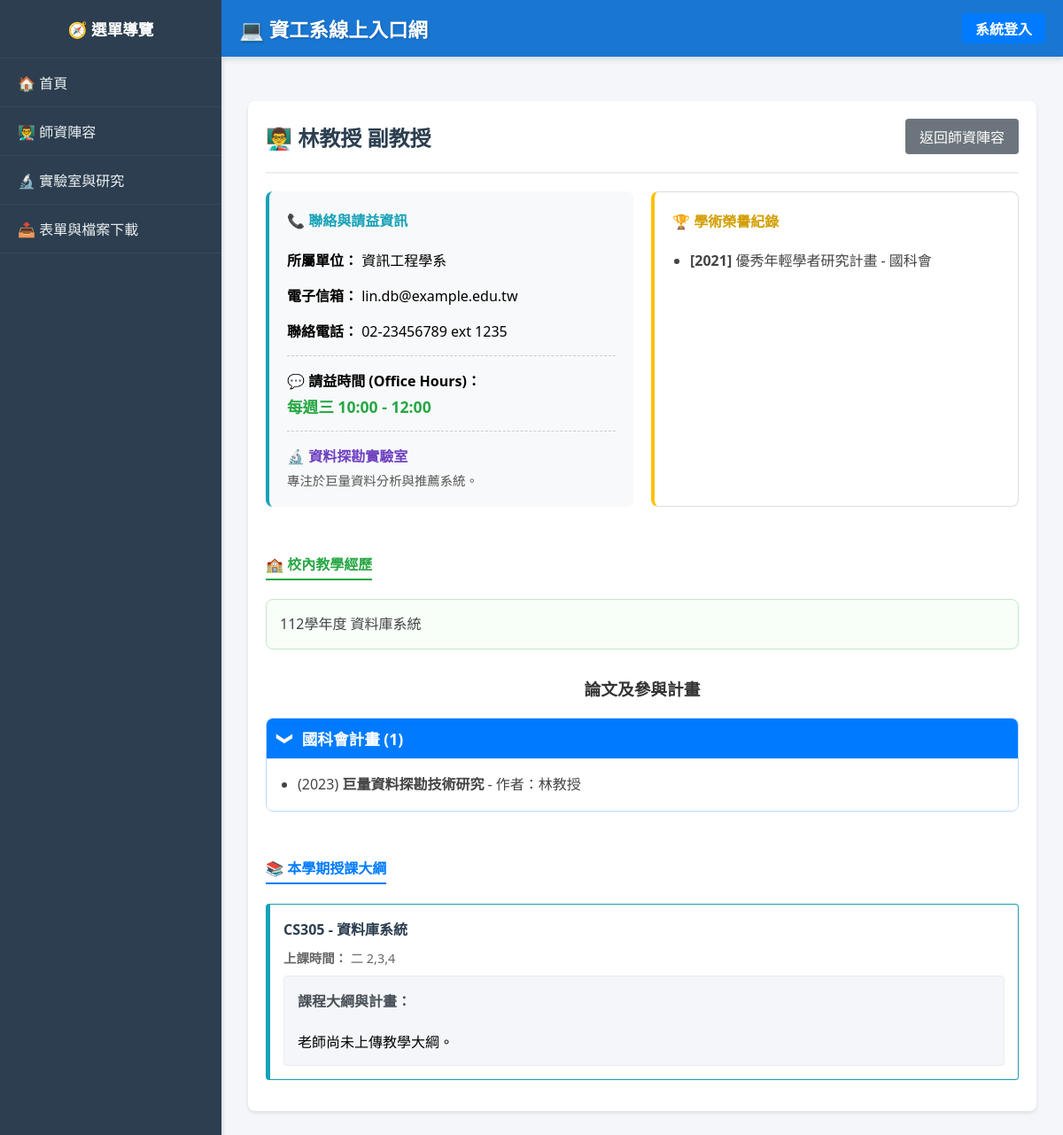
Page /index.php?page=teacher_detail&id=2 on the earlier database version.
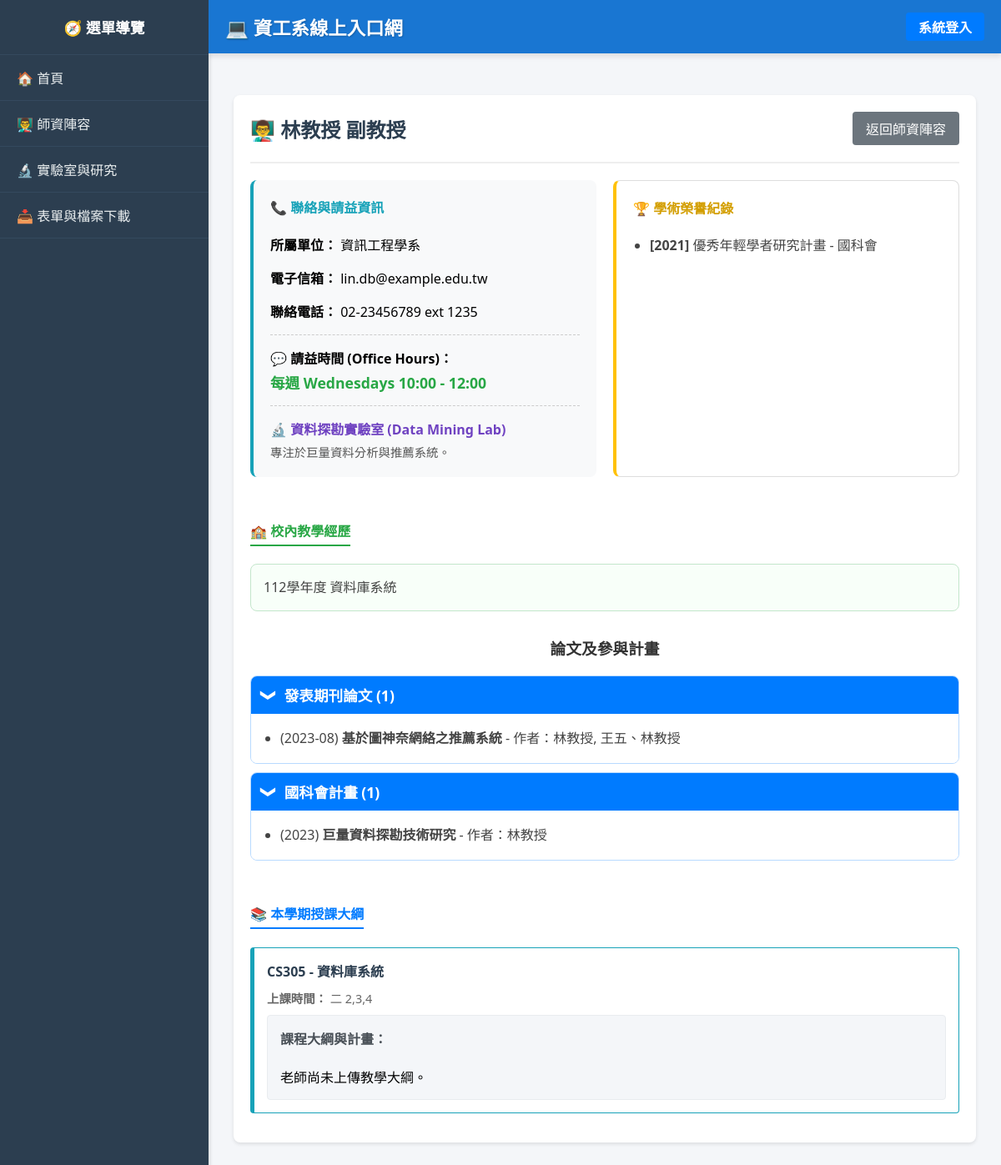
Same page on the later database version.
### tables this page shows
CREATE TABLE Teachers (
    teacher_id INT AUTO_INCREMENT PRIMARY KEY,
    user_id INT NOT NULL,
    name VARCHAR(100) NOT NULL,
    title VARCHAR(100),
    department VARCHAR(100) DEFAULT '資訊工程學系',
    phone VARCHAR(20),
    email VARCHAR(100),
    office_hours VARCHAR(100) DEFAULT NULL COMMENT '請益時間',
    lab_name VARCHAR(100) DEFAULT NULL COMMENT '實驗室名稱',
    lab_info TEXT DEFAULT NULL COMMENT '實驗室簡介與研究方向',
    teaching_experience TEXT DEFAULT NULL COMMENT '校內教學經歷',
    external_experience TEXT DEFAULT NULL COMMENT '校外經歷',
    FOREIGN KEY (user_id) REFERENCES Users(id) ON DELETE CASCADE
);

CREATE TABLE AcademicHonors (
    honor_id INT AUTO_INCREMENT PRIMARY KEY,
    teacher_id INT NOT NULL,
    honor_name VARCHAR(255) NOT NULL,
    awarding_body VARCHAR(255),
    award_year INT,
    FOREIGN KEY (teacher_id) REFERENCES Teachers(teacher_id) ON DELETE CASCADE
);

CREATE TABLE Publications (
    work_id INT AUTO_INCREMENT PRIMARY KEY,
    teacher_id INT NOT NULL,
    work_type VARCHAR(100) NOT NULL,
    title VARCHAR(255) NOT NULL,
    authors TEXT COMMENT '其他作者(不含教師本人)',
    publish_year VARCHAR(50),
    FOREIGN KEY (teacher_id) REFERENCES Teachers(teacher_id) ON DELETE CASCADE
);

CREATE TABLE Courses (
    course_id INT AUTO_INCREMENT PRIMARY KEY,
    course_code VARCHAR(20) NOT NULL,
    course_name VARCHAR(100) NOT NULL,
    semester VARCHAR(10) NOT NULL,
    teacher_id INT,
    capacity INT NOT NULL DEFAULT 50,
    schedule VARCHAR(100),
    room VARCHAR(50) DEFAULT NULL,
    syllabus TEXT,
    weight_assignment INT NOT NULL DEFAULT 30,
    weight_midterm INT NOT NULL DEFAULT 30,
    weight_final INT NOT NULL DEFAULT 40,
    created_at TIMESTAMP DEFAULT CURRENT_TIMESTAMP,
    FOREIGN KEY (teacher_id) REFERENCES Teachers(teacher_id) ON DELETE SET NULL
);

### modules/public/teacher_detail.php (the view, shortened to what this page needs)
<?php
$teacher_id = isset($_GET['id']) ? intval($_GET['id']) : 0;
$stmt = $conn->prepare("SELECT * FROM Teachers WHERE teacher_id = ?");
$stmt->bind_param("i", $teacher_id);
$stmt->execute();
$teacher = $stmt->get_result()->fetch_assoc();
if (!$teacher) {
    echo "<div class='card'><h2>查無此教師</h2><p>找不到該教師的資料。</p></div>";
} else {
?>
<div class="card">
    <div style="display: flex; justify-content: space-between; align-items: center;">
        <h2 style="margin: 0; color: #2c3e50;">👨‍🏫 <?php echo htmlspecialchars($teacher['name']); ?> <?php echo htmlspecialchars($teacher['title']); ?></h2>
        <a href="index.php?page=faculty" class="btn" style="background: #6c757d;">返回師資陣容</a>
    </div>
    <hr style="border-top: 2px solid #eee;">
    <div style="display: grid; grid-template-columns: 1fr 1fr; gap: 20px;">
        <div style="background: #f8f9fa; padding: 20px; border-radius: 8px; border-left: 4px solid #17a2b8;">
            <h4 style="margin-top: 0; color: #17a2b8;">📞 聯絡與請益資訊</h4>
            <p><strong>所屬單位：</strong> <?php echo htmlspecialchars($teacher['department']); ?></p>
            <p><strong>電子信箱：</strong> <?php echo htmlspecialchars($teacher['email']); ?></p>
            <p><strong>聯絡電話：</strong> <?php echo htmlspecialchars($teacher['phone']); ?></p>
            <div style="margin-top: 15px; padding-top: 15px; border-top: 1px dashed #ccc;">
                <p style="margin: 0;"><strong>💬 請益時間 (Office Hours)：</strong></p>
                <p style="color: #28a745; font-weight: bold; margin: 5px 0 0 0; font-size: 1.1em;">
                    <?php echo htmlspecialchars($teacher['office_hours'] ?? '請先透過信箱預約'); ?>
                </p>
            </div>
            <?php if (!empty($teacher['lab_name'])): ?>
            <div style="margin-top: 15px; padding-top: 15px; border-top: 1px dashed #ccc;">
                <h4 style="margin: 0 0 5px 0; color: #6f42c1;">🔬 <?php echo htmlspecialchars($teacher['lab_name']); ?></h4>
                <p style="margin: 0; font-size: 0.9em; color: #555;">
                    <?php echo nl2br(htmlspecialchars($teacher['lab_info'])); ?>
                </p>
            </div>
            <?php endif; ?>
        </div>
        <div style="background: #fff; padding: 20px; border-radius: 8px; border: 1px solid #ddd; border-left: 4px solid #ffc107;">
            <h4 style="margin-top: 0; color: #d39e00;">🏆 學術榮譽紀錄</h4>
            <ul style="padding-left: 20px; margin-bottom: 0; line-height: 1.6; color:#444;">
                <?php
                $honors = $conn->query("SELECT * FROM AcademicHonors WHERE teacher_id = $teacher_id ORDER BY award_year DESC");
                if($honors->num_rows > 0) {
                    while($h = $honors->fetch_assoc()) {
                        $year_str = $h['award_year'] ? "[{$h['award_year']}] " : "";
                        $body_str = $h['awarding_body'] ? " - " . htmlspecialchars($h['awarding_body']) : "";
                        echo "<li><strong>{$year_str}</strong>" . htmlspecialchars($h['honor_name']) . $body_str . "</li>";
                    }
                } else {
                    echo "<li style='color:#999; list-style:none;'>尚無登錄紀錄</li>";
                }
                ?>
            </ul>
        </div>
    </div>
    <?php if (!empty($teacher['teaching_experience'])): ?>
    <div style="margin-top: 30px;">
        <h4 style="color: #28a745; border-bottom: 2px solid #28a745; padding-bottom: 5px; display: inline-block;">🏫 校內教學經歷</h4>
        <div style="background: #f8fff9; padding: 15px; border-radius: 8px; border: 1px solid #c3e6cb; line-height: 1.6; color:#444;">
            <?php echo nl2br(htmlspecialchars($teacher['teaching_experience'])); ?>
        </div>
    </div>
    <?php endif; ?>
    <div style="margin-top: 30px;">
        <h3 style="text-align: center; color: #333; margin-bottom: 20px;">論文及參與計畫</h3>
        <?php
        $pubs_result = $conn->query("SELECT * FROM Publications WHERE teacher_id = $teacher_id ORDER BY publish_year DESC");
        $grouped_pubs = [];
        while($row = $pubs_result->fetch_assoc()) {
            $grouped_pubs[$row['work_type']][] = $row;
        }
        if(!empty($grouped_pubs)) {
            echo "<div style='display:flex; flex-direction:column; gap:10px;'>";
            foreach($grouped_pubs as $type => $items) {
                $count = count($items);
                echo "<div style='background:#f4f9ff; border:1px solid #b8daff; border-radius:8px; overflow:hidden;'>";
                echo "<div onclick='togglePubSection(this)' style='background:#007bff; color:white; padding:10px 15px; font-size:1.1em; font-weight:bold; display:flex; align-items:center; cursor:pointer; user-select:none;'>";
                echo "<span class='toggle-arrow' style='margin-right:10px; display:inline-block; transition:transform 0.2s ease; transform:rotate(90deg);'>❯</span> {$type} ({$count})";
                echo "</div>";
                echo "<div class='pub-content' style='padding:15px; background:#fff; display:block;'>";
                echo "<ul style='margin:0; padding-left:20px; line-height:1.8; color:#444;'>";
                foreach($items as $item) {
                    $year_str = $item['publish_year'] ? "({$item['publish_year']}) " : "";
                    $display_authors = htmlspecialchars($teacher['name']);
                    if (!empty($item['authors'])) {
                        $display_authors .= ', ' . htmlspecialchars($item['authors']);
                    }
                    $author_str = " - 作者：" . $display_authors;
                    echo "<li>{$year_str}<strong>" . htmlspecialchars($item['title']) . "</strong>{$author_str}</li>";
                }
                echo "</ul>";
                echo "</div>";
                echo "</div>";
            }
            echo "</div>";
        } else {
            echo "<p style='text-align:center; color:#999; padding:20px; background:#f8f9fa; border-radius:8px;'>尚無相關研究與計畫資料</p>";
        }
        ?>
    </div>
    <div style="margin-top: 30px;">
        <h4 style="color: #007bff; border-bottom: 2px solid #007bff; padding-bottom: 5px; display: inline-block;">📚 本學期授課大綱</h4>
        <?php
        $courses = $conn->prepare("SELECT course_code, course_name, schedule, syllabus FROM Courses WHERE teacher_id = ? AND semester = '113-1'");
        $courses->bind_param("i", $teacher_id);
        $courses->execute();
        $courses_result = $courses->get_result();
        if ($courses_result->num_rows > 0) {
            while ($c = $courses_result->fetch_assoc()) {
                echo "<div style='border: 1px solid #17a2b8; border-left: 5px solid #17a2b8; border-radius: 4px; padding: 15px; margin-bottom: 15px; background: #fff;'>";
                echo "<h4 style='margin: 0 0 10px 0; color: #2c3e50;'>" . htmlspecialchars($c['course_code']) . " - " . htmlspecialchars($c['course_name']) . "</h4>";
                echo "<p style='margin: 0 0 10px 0; font-size: 0.9em; color: #666;'><strong>上課時間：</strong> " . htmlspecialchars($c['schedule']) . "</p>";
                echo "<div style='background: #f4f6f9; padding: 15px; border-radius: 4px; border: 1px solid #e9ecef;'>";
                echo "<strong style='color: #495057;'>課程大綱與計畫：</strong><br><br>";
                echo nl2br(htmlspecialchars($c['syllabus'] ?? '老師尚未上傳教學大綱。'));
                echo "</div></div>";
            }
        } else {
            echo "<p style='color: #666; background: #f8f9fa; padding: 15px; border-radius: 4px;'>本學期暫無排定課程。</p>";
        }
        ?>
    </div>
</div>
<?php } ?>

### index.php (shortened to what this page needs)
﻿<?php
$role = isset($_SESSION['role']) ? $_SESSION['role'] : 'Guest';
$page = isset($_GET['page']) ? $_GET['page'] : 'home';
?>
<!DOCTYPE html>
<html lang="zh-TW">
<head>
    <link rel="stylesheet" href="assets/css/style.css">
</head>
<body>
    <div class="sidebar">
        <h2>🧭 選單導覽</h2>
        <?php
        if ($role == 'Admin') {
            include 'includes/sidebar_admin.php';
        } elseif ($role == 'Teacher') {
            include 'includes/sidebar_teacher.php';
        } elseif ($role == 'Student') {
            include 'includes/sidebar_student.php';
        } else {
            include 'includes/sidebar_public.php';
        }
        ?>
    </div>
    <div class="main-content">
        <?php include 'includes/header.php'; ?>
        <div class="content-area">
            <?php
            if ($page == 'login') {
                include 'login.php';
            } else {
                $module_path = '';
                $page_name = basename($page);
                if (in_array($page_name, ['home', 'faculty', 'labs', 'teacher_detail', 'downloads', 'syllabus_detail', 'change_password'])) {
                    $module_path = 'modules/public/' . $page_name . '.php';
                } else if ($role == 'Admin' && in_array($page_name, ['manage_accounts', 'manage_courses', 'manage_enrollments', 'review_reservations', 'review_messages', 'manage_files', 'view_database', 'admin_logs'])) {
                    $module_path = 'modules/admin/' . $page_name . '.php';
                } else if ($role == 'Teacher' && in_array($page_name, ['profile', 'syllabus', 'grading'])) {
                    $module_path = 'modules/teacher/' . $page_name . '.php';
                } else if ($role == 'Student' && in_array($page_name, ['course_selection', 'my_schedule', 'reservation', 'message'])) {
                    $module_path = 'modules/student/' . $page_name . '.php';
                }
                if ($module_path != '' && file_exists($module_path)) {
                    include $module_path;
                } else {
                    echo "<div class='card' style='border-left: 4px solid #dc3545;'><h2>⚠️ 發生錯誤</h2><p>您請求的頁面不存在，或您沒有權限瀏覽此頁面。</p></div>";
                }
            }
            ?>
        </div>
    </div>
</body>
</html>

### includes/sidebar_public.php
<a href="index.php?page=home">🏠 首頁</a>
<a href="index.php?page=faculty">👨‍🏫 師資陣容</a>
<a href="index.php?page=labs">🔬 實驗室與研究</a>
<a href="index.php?page=downloads">📥 表單與檔案下載</a>

### includes/header.php (shortened to what this page needs)
<?php
$display_name = isset($_SESSION['username']) ? $_SESSION['username'] : '使用者';
?>
<div style="background: #1976d2; color: #fff; padding: 15px 20px; display: flex; justify-content: space-between; align-items: center; border-radius: 0; margin-bottom: 20px; box-shadow: 0 4px 6px rgba(0,0,0,0.1);">
    <h2 style="margin: 0; font-size: 1.4em; text-shadow: 1px 1px 2px rgba(0,0,0,0.2);">💻 資工系線上入口網</h2>
    <div style="display: flex; align-items: center; gap: 15px;">
        <?php if (isset($_SESSION['user_id'])): ?>
            <span style="color: #f8f9fa;">👤 歡迎，<strong><?php echo htmlspecialchars($display_name); ?></strong> (<?php echo $_SESSION['role']; ?>)</span>
            <a href="index.php?page=change_password" style="color: #fff; text-decoration: none; font-weight: bold; border: 1px solid #fff; padding: 4px 10px; border-radius: 4px; background: rgba(255, 255, 255, 0.15); transition: 0.2s;" onmouseover="this.style.background='rgba(255,255,255,0.3)'" onmouseout="this.style.background='rgba(255,255,255,0.15)'">🔑 更改密碼</a>
            <a href="logout.php" style="background: #dc3545; color: white; text-decoration: none; padding: 5px 12px; border-radius: 4px; font-weight: bold; box-shadow: 0 2px 4px rgba(0,0,0,0.15);">🚪 登出</a>
        <?php else: ?>
            <a href="index.php?page=login" style="background: #007bff; color: white; text-decoration: none; padding: 5px 15px; border-radius: 4px; font-weight: bold;">系統登入</a>
        <?php endif; ?>
    </div>
</div>

### assets/css/style.css (style rules this page uses)
.sidebar { width: 250px; background-color: #2c3e50; color: #fff; display: flex; flex-direction: column; overflow-y: auto; box-shadow: 2px 0 4px rgba(0,0,0,0.1); }
.sidebar h2 { text-align: center; padding: 20px 0; border-bottom: 1px solid #34495e; margin: 0; font-size: 1.1rem; font-weight: 600; }
.sidebar a { padding: 15px 20px; color: #ecf0f1; text-decoration: none; border-bottom: 1px solid #34495e; display: block; transition: all 0.3s ease; font-weight: 500; }
.main-content { flex: 1; display: flex; flex-direction: column; overflow: hidden; }
.content-area { padding: 30px; overflow-y: auto; flex: 1; }
.card { background: #fff; border-radius: 8px; padding: 20px; box-shadow: 0 2px 4px rgba(0,0,0,0.1); margin-bottom: 20px; }
.card h2 { margin-top: 0; color: #2c3e50; }
button, .btn { padding: 8px 16px; background: #007bff; color: white; border: none; border-radius: 4px; cursor: pointer; text-decoration: none; display: inline-block; transition: all 0.3s ease; font-weight: 500; }
hr { border: none; border-top: 1px solid #e0e0e0; margin: 20px 0; }

Differences in the rows shown:
changed teachers "林教授": office_hours "每週三 10:00 - 12:00" → "每週 Wednesdays 10:00 - 12:00"; lab_name "資料探勘實驗室" → "資料探勘實驗室 (Data Mining Lab)"
added publications: publish_year "(2023-08)", title "基於圖神奈網絡之推薦系統", author_str "- 作者：林教授, 王五、林教授", shown under "發表期刊論文"
Other differences:
new list line: "❯ 發表期刊論文 ( 1 )"
